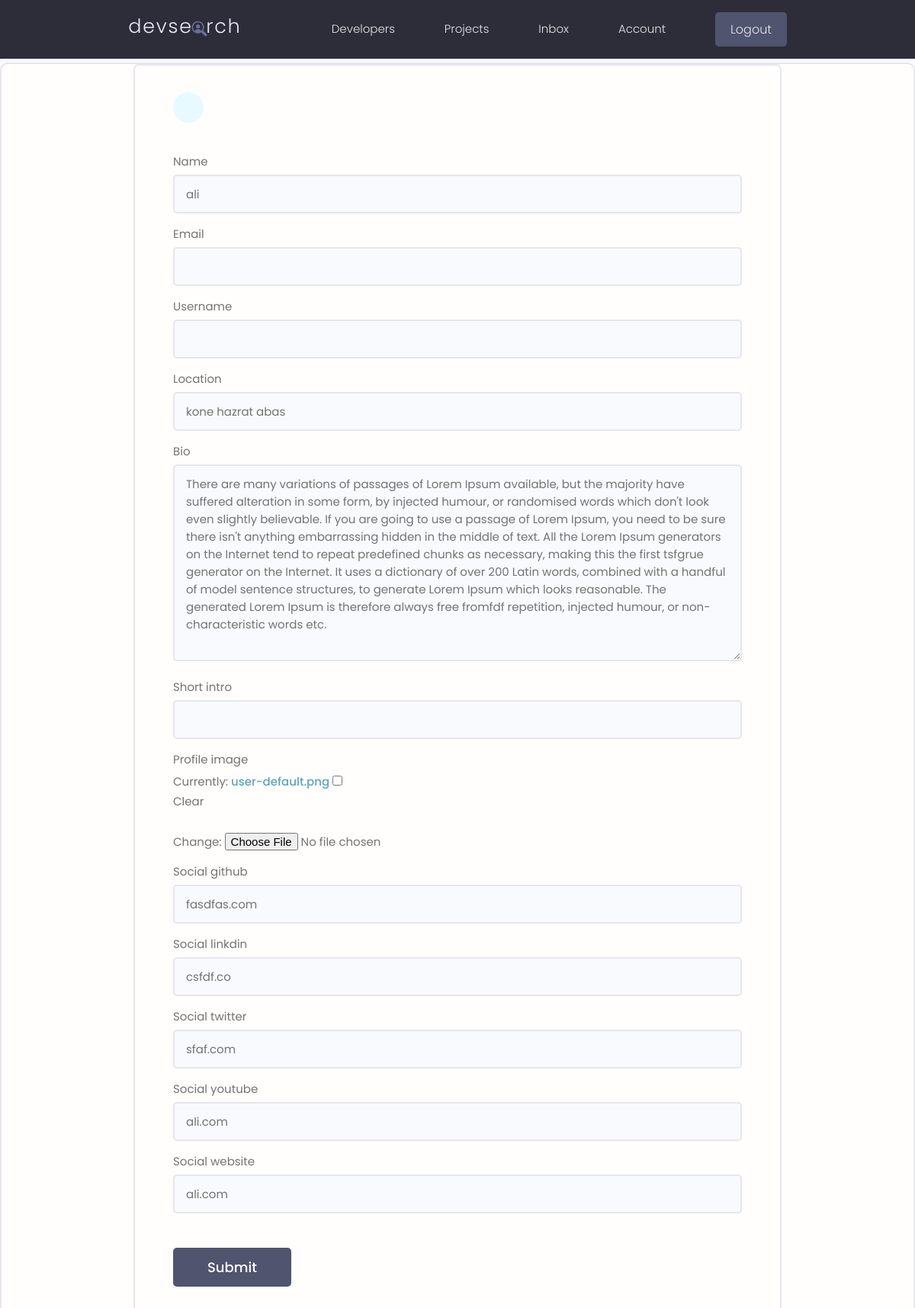
/editaccount/ (signed in), run on an earlier commit of the app's database.
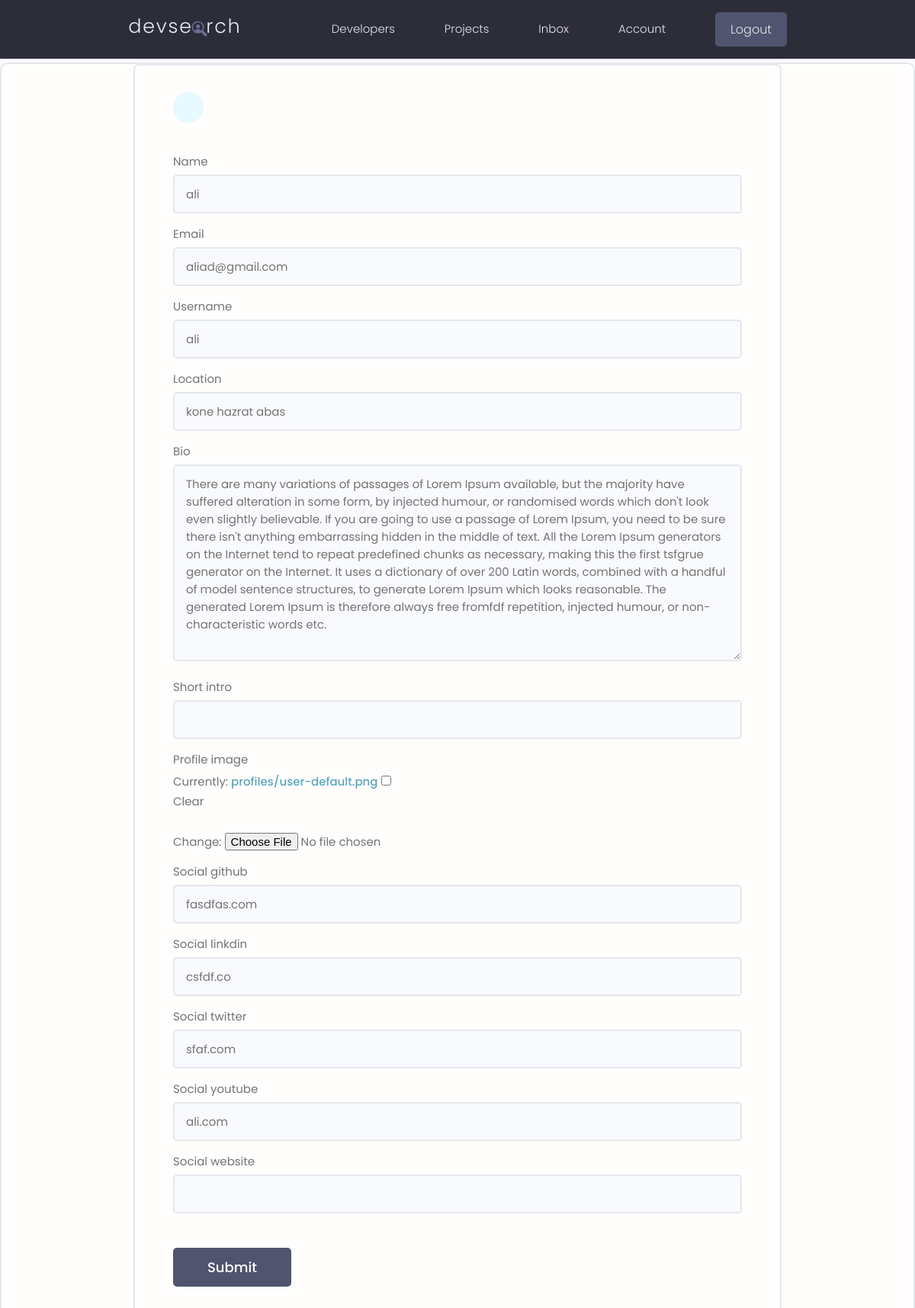
And on a later commit of the database.
### users/models.py (models this page shows, shortened)
class Profile(models.Model):
      user = models.OneToOneField(User, on_delete=models.CASCADE,
            null=True, blank=True)
      name = models.CharField(max_length=200, blank=True, null=True)
      email = models.EmailField(max_length=500, blank=True,null=True)
      username =models.CharField(max_length=200, blank=True, null=True)
      location = models.CharField(max_length=200, blank=True, null=True)
      short_intro = models.CharField(max_length=200, blank=True, null=True)
      bio = models.TextField(blank=True, null=True)
      profile_image = models.ImageField(blank=True,null=True,
            default='user-default.png', upload_to='profiles/')
      social_github  = models.CharField(max_length=200, blank=True, null=True)
      social_twitter = models.CharField(max_length=200, blank=True, null=True)
      social_linkdin = models.CharField(max_length=200, blank=True, null=True)
      social_youtube = models.CharField(max_length=200, blank=True, null=True)
      social_website = models.CharField(max_length=200, blank=True, null=True)
      created = models.DateTimeField(auto_now_add=True)
      id = models.UUIDField(default=uuid.uuid4 ,
                  unique=True , primary_key=True , editable=False )

### users/views.py (the view)
# urls.py: path('editaccount/',views.editAccount, name='editaccount'),
@login_required(login_url ='login')
def editAccount(request):
      profile = request.user.profile
      form = ProfileForm(instance=profile)
      if request.method == 'POST':
            form = ProfileForm(request.POST,request.FILES,instance=profile)
            if form.is_valid():
                  form.save()
                  return redirect('account')
      context = {'form':form}
      return render(request,'users/profile_form.html', context )

### users/forms.py
class ProfileForm(ModelForm):
      class Meta:
            model = Profile
            fields = ['name','email',
                        'username','location','bio','short_intro','profile_image',
                        'social_github','social_linkdin','social_twitter',
                        'social_youtube',
                        'social_website',
                    ]
      def __init__(self,*args, **kwargs):
            super(ProfileForm, self).__init__(*args,**kwargs)
            for name , field in self.fields.items():
                  field.widget.attrs.update(
                        {
                              'class':"input input--text" ,
                               'id':"formInput#text" ,
                        }
                  )

### users/templates/users/profile_form.html (shortened to what this page needs)
{% extends "base.html" %}
{% load static %}
{% block content %}
<main class="formPage my-xl card">
    <div class="content-box">
        <div class="formWrapper">
            <a class="backButton" href="{% url 'account'  %}"></a>
            <br>
            <form class="form" method="POST" action="{% url 'editaccount' %}" enctype="multipart/form-data">
                {% for field in form %}
                <div class="form__field">
                    <label for="formInput#text">{{field.label}} </label>
                    {{field}}
                </div>
                {% endfor %}
                <input class="btn btn--sub btn--lg  my-md" type="submit" value="Submit" />
            </form>
        </div>
    </div>
</main>
{% endblock content %}

What changed in the data, as far as the page shows it:
changed Profile "ali": email (not shown) → "aliad@gmail.com"; username (not shown) → "ali"; social_website "ali.com" → (not shown)
Also different on the page:
text no longer shown: "Currently: user-default.png Clear Change:"
text now shown: "Currently: profiles/user-default.png Clear Change:"
